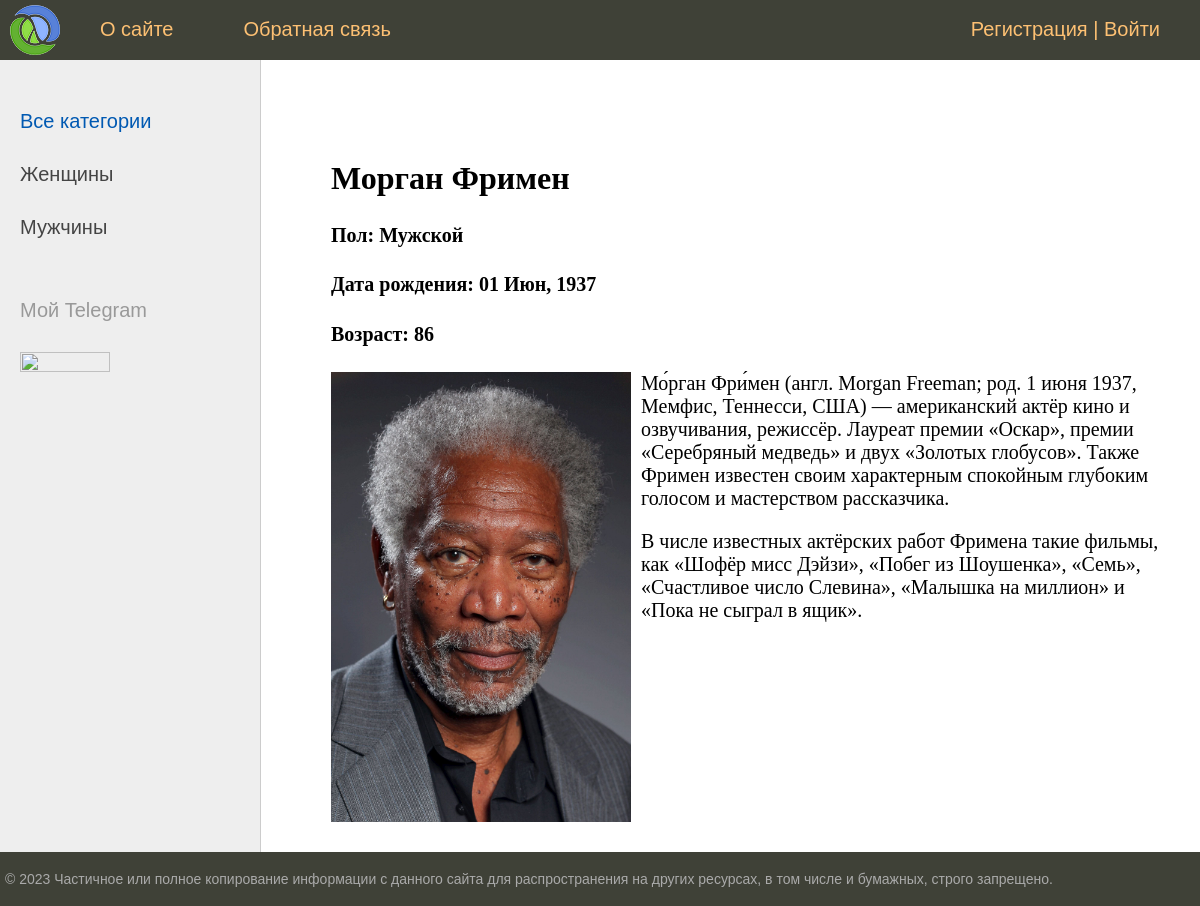
Page /post/morgan-freeman/ on the committed database.
### actors/models.py (models this page shows, shortened)
class Category(models.Model):
    name = models.CharField(max_length=100, db_index=True, verbose_name="Категория")
    slug = models.SlugField(max_length=255, unique=True, db_index=True, verbose_name="URL")
    def get_absolute_url(self):
        return reverse('category', kwargs={'cat_id': self.pk})
    class Meta:
        verbose_name = 'категорию'
        verbose_name_plural = 'Категории'
        ordering = ['id']

class Actors(models.Model):
    title = models.CharField(max_length=255, verbose_name='Заголовок')
    slug = models.SlugField(max_length=100, unique=True, db_index=True, verbose_name='URL')
    sex = models.CharField(max_length=100, verbose_name='Пол')
    birth = models.DateField(blank=True, verbose_name='Дата рождения')
    death = models.DateField(blank=True, null=True, verbose_name='Дата смерти')
    bio = models.TextField(blank=True, verbose_name='Биография')
    photo = models.ImageField(blank=True, null=True, upload_to='photos%Y/%m/%d/', verbose_name='Фото')
    crt_time = models.DateTimeField(auto_now_add=True, verbose_name='Время создания')
    upd_time = models.DateTimeField(auto_now=True, verbose_name='Время обновления')
    is_published = models.BooleanField(default=True, verbose_name='Публикация')
    cat = models.ForeignKey('Category', on_delete=models.PROTECT, verbose_name='Категория')
    def __str__(self):
        return self.title
    def get_age(self):
        b_s = str(self.birth)
        date_format = '%Y-%m-%d'
        if self.death is None:
            temp = datetime.today() - datetime.strptime(b_s, date_format)
        else:
            d_s = str(self.death)
            temp = datetime.strptime(d_s, date_format) - datetime.strptime(b_s, date_format)
        return temp.days // 365
    class Meta:
        verbose_name = 'актёров'
        verbose_name_plural = 'Актёры'
        ordering = ['-crt_time', 'title']

### actors/views.py (the view)
# urls.py: path('post/<slug:post_slug>/', ShowPost.as_view(), name='post'),
class ShowPost(DataMixin, DetailView):
    model = Actors
    template_name = 'actors/post.html'
    slug_url_kwarg = 'post_slug'
    context_object_name = 'post'
    def get_context_data(self, **kwargs):
        context = super().get_context_data(**kwargs)
        c_def = self.get_user_context(title=context['post'])
        return dict(list(context.items()) + list(c_def.items()))

### actors/templatetags/actors_tags.py (called while the page is built)
@register.inclusion_tag('actors/list_categories.html')
def show_categories(sort=None, cat_selected=0):
    if not sort:
        cats = Category.objects.annotate(Count('actors'))
    else:
        cats = Category.objects.annotate(Count('actors')).order_by(sort)
    return {'cats': cats, 'cat_selected': cat_selected}

### actors/utils.py (called while the page is built)
    def get_user_context(self, **kwargs):
        context = kwargs
        cats = Category.objects.all()
        user_menu = menu.copy()
        if not self.request.user.is_authenticated:
            user_menu.pop(1)
        context['menu'] = user_menu
        context['cats'] = cats
        if 'cat_selected' not in context:
            context['cat_selected'] = 0
        return context

### actors/templates/actors/post.html (shortened to what this page needs)
{% extends 'actors/base.html' %}
{% block content %}
<h1>{{post.title}}</h1>
<h4>Пол: {{post.sex}}</h4>
<h4>Дата рождения: {{post.birth|date:'d M, Y'}}</h4>
<h4>Возраст: {{post.get_age}}</h4>
{% if post.photo %}
<p><img class="img-article-left" src="{{post.photo.url}}"></p>
{% endif %}
{{post.bio|linebreaks}}
{% endblock %}

### actors/templates/actors/list_categories.html
{% for c in cats %}
{% if c.actors__count > 0 %}
	{% if c.pk == cat_selected %}
		<li class="selected">{{c.name}}</li>
	{% else %}
		<li><a href="{{ c.get_absolute_url }}">{{c.name}}</a></li>
	{% endif %}
{% endif %}
{% endfor %}

### actors/static/actors/css/styles.css (style rules this page uses)
html, body { font-family: 'Arial'; margin: 0; padding: 0; height: 100%; width: 100%; color: #444; }
a { color: #0059b2; text-decoration: none; }
img { max-width: 600px; height: auto; }
img.img-article-left { max-width: 300px; height: auto; float: left; padding: 0 10px 10px 0; }
.left-chapters ul li { margin: 30px 0 0 0; color: #999; }
.left-chapters ul li a { color: #444; text-decoration: none; }
.content-text h1 { font-size: 32px; }

### rows in the picture
Category: name "Женщины"
Category: name "Мужчины"
Actors: title "Морган Фримен", sex "Мужской", birth "01 Июн, 1937", get_age "86", photo (picture), bio "Мо́рган Фри́мен (англ. Morgan Freeman; род. 1 июня 1937, Мемфис, Теннесси, США) — американский актёр кино и озвучивания, режиссёр. Лауреат премии «Оскар», премии «Серебряный медведь» и двух «Золотых глобусов». Также Фримен известен своим характерным спокойным глубоким голосом и мастерством рассказчика. В числе известных актёрских работ Фримена такие фильмы, как «Шофёр мисс Дэйзи», «Побег из Шоушенка», «Семь», «Счастливое число Слевина», «Малышка на миллион» и «Пока не сыграл в ящик»."

### other values in the picture
{{ m.title }} "О сайте" "Обратная связь"
